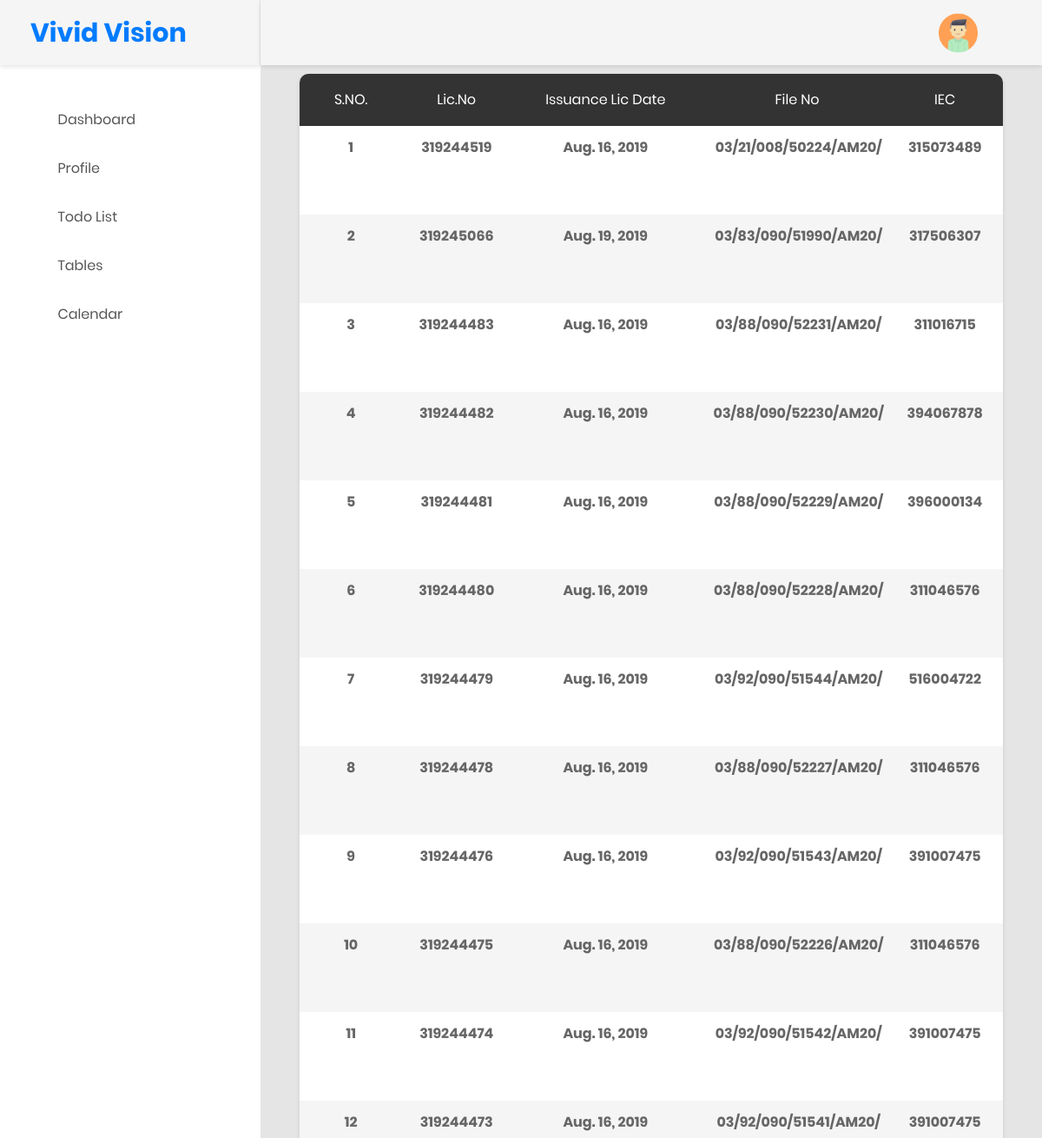
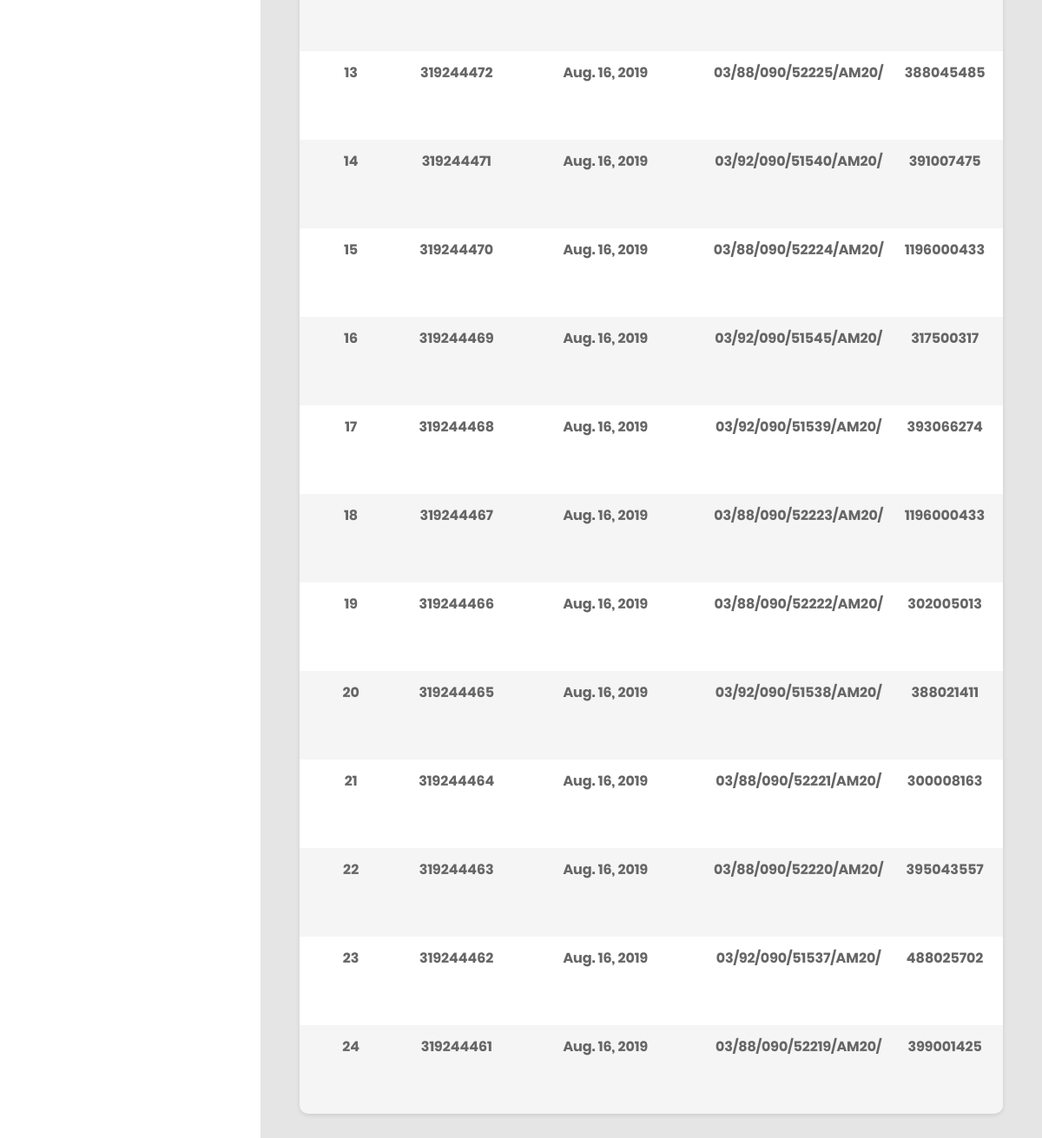
The page /excel/ on the database its author committed (2 pictures, top to bottom).
### excel/models.py (models this page shows)
class Table(models.Model):
    licno = models.IntegerField()
    ild = models.DateField()
    fno = models.CharField(max_length = 250)
    iec = models.IntegerField()
    pname = models.CharField(max_length = 300)
    lic = models.CharField(max_length = 300)
    fob = models.FloatField()
    cif = models.FloatField()

### excel/views.py (the view)
# urls.py: path('',views.index_excel,name='index_excel')
def index_excel(request):
    tabs = Table.objects.all()
    return render(request,'excel/table.html',{'tabs': tabs})

### excel/templates/excel/table.html (shortened to what this page needs)
{% extends 'dashboard/base_dash.html' %}
{% load staticfiles %}
{% block dash_block %}
  <link rel="stylesheet" href="{% static 'excel/css/table.css' %}">
    <div class="section__content section__content--p30">
      <div class="container-fluid">
        <div class="row">
          <div class="col-lg-12">
            <div class="table-responsive table-wrapper-scroll-y table--no-card m-b-30">
              <table class="table table-borderless table-striped table-earning">
                <thead class="text-center">
                  <tr>
                    <th>S.NO.</th>
                    <th>Lic.No</th>
                    <th>Issuance Lic Date</th>
                    <th>File No</th>
                    <th>IEC</th>
                    <th>Party Name</th>
                  </tr>
                </thead>
                <tbody class="text-center">
                  {% for tab in tabs %}
                    <tr>
                      <th>{{ tab.id }}</th>
                      <th>{{ tab.licno }}</th>
                      <th>{{ tab.ild }}</th>
                      <th>{{ tab.fno }}</th>
                      <th>{{ tab.iec }}</th>
                      <th>{{ tab.pname }}</th>
                    </tr>
                  {% endfor %}
                </tbody>
              </table>
            </div>
          </div>
        </div>
      </div>
    </div>
  {% endblock %}

### dashboard/templates/dashboard/base_dash.html (shortened to what this page needs)
{% load staticfiles %}
<!DOCTYPE html>
<html lang="en">
<head>
    <link href="{% static "css/font-face.css" %}" rel="stylesheet" media="all">
    <link href="{% static "vendor/font-awesome-4.7/css/font-awesome.min.css" %}" rel="stylesheet" media="all">
    <link href="{% static "vendor/font-awesome-5/css/fontawesome-all.min.css" %}" rel="stylesheet" media="all">
    <link href="{% static "vendor/mdi-font/css/material-design-iconic-font.min.css" %}" rel="stylesheet" media="all">
    <link href="{% static "vendor/bootstrap-4.1/bootstrap.min.css" %}" rel="stylesheet" media="all">
    <link href="{% static "vendor/animsition/animsition.min.css" %}" rel="stylesheet" media="all">
    <link href="{% static "vendor/bootstrap-progressbar/bootstrap-progressbar-3.3.4.min.css" %}" rel="stylesheet" media="all">
    <link href="{% static "vendor/wow/animate.css" %}" rel="stylesheet" media="all">
    <link href="{% static "vendor/css-hamburgers/hamburgers.min.css" %}" rel="stylesheet" media="all">
    <link href="{% static "vendor/slick/slick.css" %}" rel="stylesheet" media="all">
    <link href="{% static "vendor/select2/select2.min.css" %}" rel="stylesheet" media="all">
    <link href="{% static "vendor/perfect-scrollbar/perfect-scrollbar.css" %}" rel="stylesheet" media="all">
    <link href="{% static "css/theme.css" %}" rel="stylesheet" media="all">
</head>
<body class="animsition">
    <div class="page-wrapper pb-0">
        <aside class="menu-sidebar d-none d-lg-block">
            <div class="logo">
                <a href="{% url 'base_dash' %}">
                  <h2 class="text-primary text-center">Vivid Vision</h2>
                </a>
            </div>
            <div class="menu-sidebar__content js-scrollbar1">
                <nav class="navbar-sidebar">
                    <ul class="list-unstyled navbar__list">
                        <li>
                          <a href="{% url 'base_dash' %}">
                            <i class="fas fa-tachometer-alt"></i>Dashboard
                          </a>
                        </li>
                        <li>
                            <a href="{% url 'accounts:edit_profile' %}">
                            <i class="fas fa-user"></i>Profile</a>
                        </li>
                        <li>
                          <a href="{% url 'todo' %}">
                            <i class="fas fa-tasks"></i>Todo List
                          </a>
                        </li>
                        <li>
                          <a href="{% url 'index_excel' %}">
                            <i class="fas fa-table"></i>Tables
                          </a>
                        </li>
                        <li>
                          <a href="{% url 'cal:calendar' %}">
                            <i class="fas fa-calendar-alt"></i>Calendar
                          </a>
                        </li>
                    </ul>
                </nav>
            </div>
        </aside>
        <div class="page-container">
            <header class="header-desktop">
                <div class="section__content section__content--p30">
                    <div class="container-fluid">
                        <div class="header-wrap">
                            <div class="header-button ml-auto">
                                <div class="account-wrap">
                                    <div class="account-item clearfix js-item-menu">
                                        <div class="image">
                                            <img src="{% static 'img/1.png' %}" alt="User" />
                                        </div>
                                        <div class="content">
                                            <a class="js-acc-btn" href="#">{{user.username}}</a>
                                        </div>
                                    </div>
                                </div>
                            </div>
                        </div>
                    </div>
                </div>
            </header>
            <div class="main-content">
              {% block dash_block %}
              {% endblock %}
            </div>
        </div>
    </div>
</body>
</html>

### static/excel/css/table.css (style rules this page uses)
.table-wrapper-scroll-y { display: block; }

### rows shown on the page
Table: id "1", licno "319244519", ild "Aug. 16, 2019", fno "03/21/008/50224/AM20/", iec "315073489"
Table: id "2", licno "319245066", ild "Aug. 19, 2019", fno "03/83/090/51990/AM20/", iec "317506307"
Table: id "3", licno "319244483", ild "Aug. 16, 2019", fno "03/88/090/52231/AM20/", iec "311016715"
Table: id "4", licno "319244482", ild "Aug. 16, 2019", fno "03/88/090/52230/AM20/", iec "394067878"
Table: id "5", licno "319244481", ild "Aug. 16, 2019", fno "03/88/090/52229/AM20/", iec "396000134"
Table: id "6", licno "319244480", ild "Aug. 16, 2019", fno "03/88/090/52228/AM20/", iec "311046576"
Table: id "7", licno "319244479", ild "Aug. 16, 2019", fno "03/92/090/51544/AM20/", iec "516004722"
Table: id "8", licno "319244478", ild "Aug. 16, 2019", fno "03/88/090/52227/AM20/", iec "311046576"
Table: id "9", licno "319244476", ild "Aug. 16, 2019", fno "03/92/090/51543/AM20/", iec "391007475"
Table: id "10", licno "319244475", ild "Aug. 16, 2019", fno "03/88/090/52226/AM20/", iec "311046576"
Table: id "11", licno "319244474", ild "Aug. 16, 2019", fno "03/92/090/51542/AM20/", iec "391007475"
Table: id "12", licno "319244473", ild "Aug. 16, 2019", fno "03/92/090/51541/AM20/", iec "391007475"
Table: id "13", licno "319244472", ild "Aug. 16, 2019", fno "03/88/090/52225/AM20/", iec "388045485"
Table: id "14", licno "319244471", ild "Aug. 16, 2019", fno "03/92/090/51540/AM20/", iec "391007475"
Table: id "15", licno "319244470", ild "Aug. 16, 2019", fno "03/88/090/52224/AM20/", iec "1196000433"
Table: id "16", licno "319244469", ild "Aug. 16, 2019", fno "03/92/090/51545/AM20/", iec "317500317"
Table: id "17", licno "319244468", ild "Aug. 16, 2019", fno "03/92/090/51539/AM20/", iec "393066274"
Table: id "18", licno "319244467", ild "Aug. 16, 2019", fno "03/88/090/52223/AM20/", iec "1196000433"
Table: id "19", licno "319244466", ild "Aug. 16, 2019", fno "03/88/090/52222/AM20/", iec "302005013"
Table: id "20", licno "319244465", ild "Aug. 16, 2019", fno "03/92/090/51538/AM20/", iec "388021411"
Table: id "21", licno "319244464", ild "Aug. 16, 2019", fno "03/88/090/52221/AM20/", iec "300008163"
Table: id "22", licno "319244463", ild "Aug. 16, 2019", fno "03/88/090/52220/AM20/", iec "395043557"
Table: id "23", licno "319244462", ild "Aug. 16, 2019", fno "03/92/090/51537/AM20/", iec "488025702"
Table: id "24", licno "319244461", ild "Aug. 16, 2019", fno "03/88/090/52219/AM20/", iec "399001425"
